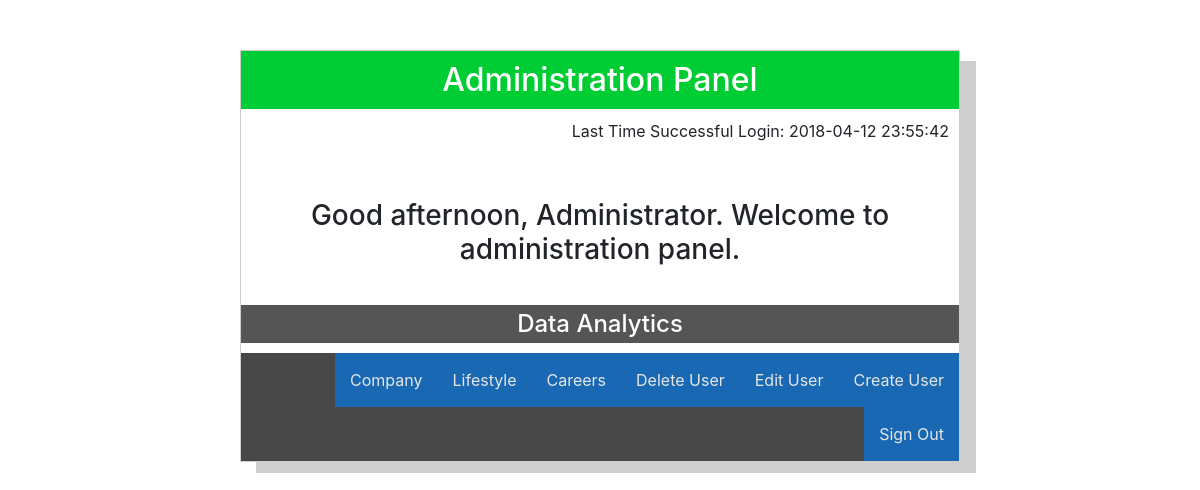
The page /admin/index.php (signed in) on the database as committed earlier.
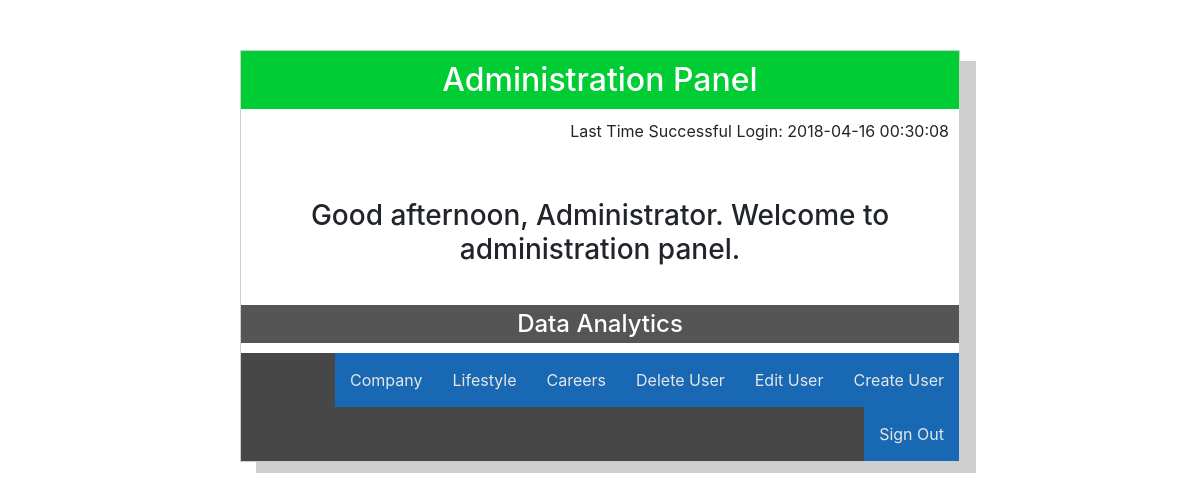
The same page on the database as committed later.
### tables this page shows
CREATE TABLE `admin_group` (
  `user_id` varchar(36) NOT NULL,
  `user_pwd` varchar(128) NOT NULL,
  `user_fullname` varchar(36) DEFAULT NULL,
  `user_email` varchar(65) DEFAULT NULL,
  `user_ip` varchar(36) DEFAULT NULL,
  `user_permission` varchar(36) DEFAULT NULL,
  `login_date` datetime DEFAULT NULL,
  `expire_time` varchar(65) DEFAULT NULL,
  `user_first_time_login` varchar(6) DEFAULT NULL,
  PRIMARY KEY (`user_id`)
);

### admin/index.php (the view, shortened to what this page needs)
<?php
require('connection.php');
$currentTime = date('H:i:s');
if (isset($_SESSION['user_id'])) {
    $user_id              = $_SESSION['user_id'];
    $loginTime            = "SELECT login_date FROM admin_group WHERE user_id = '{$user_id}'";
    $find_user_login_time = mysqli_query($link, $loginTime);
    $lastLoginTime        = "";
    if (mysqli_num_rows($find_user_login_time)) {
        $founduser     = mysqli_fetch_array($find_user_login_time, MYSQLI_ASSOC);
        $lastLoginTime = $founduser['login_date'];
    }
} else {
    header("Location: login.php");
    exit;
}
?>
<!DOCTYPE HTML>
<html>
<head>
<link rel="stylesheet" href="../css/bootstrap.css">
<link rel="stylesheet" href="../css/font-awesome.min.css">
<link rel="stylesheet" href="../css/cms.css">
</head>
<body>
<div class="adminPanel">
    <h2>Administration Panel</h2>
    <div class="last-time-login">
        <?php if (!empty($lastLoginTime))
            echo "<p>Last Time Successful Login: " . $lastLoginTime . "</p>"; ?>
    </div>
    <div class="greetings">
        <?php
        if ($currentTime > "12:00:00" && $currentTime < "17:00:00") {
            echo "<h3>Good afternoon, " . $_SESSION['user_name'] . ". Welcome to administration panel.</h3>";
        }
        ?>
    </div>
    <h4>Data Analytics</h4>
    <div class="navigation">
        <a href="cms_createuser.php">Create User</a>
        <a href="cms_edituser.php">Edit User</a>
        <a href="cms_deleteuser.php">Delete User</a>
        <a href="cms_career.php">Careers</a>
        <a href="cms_lifestyle.php">Lifestyle</a>
        <a href="cms_company.php">Company</a>
        <a href="logout.php">Sign Out</a>
    </div>
</div>
</body>
</html>

Rows that differ between the two databases and show on the page:
changed admin_group: login_date "2018-04-12 23:55:42" → "2018-04-16 00:30:08"
